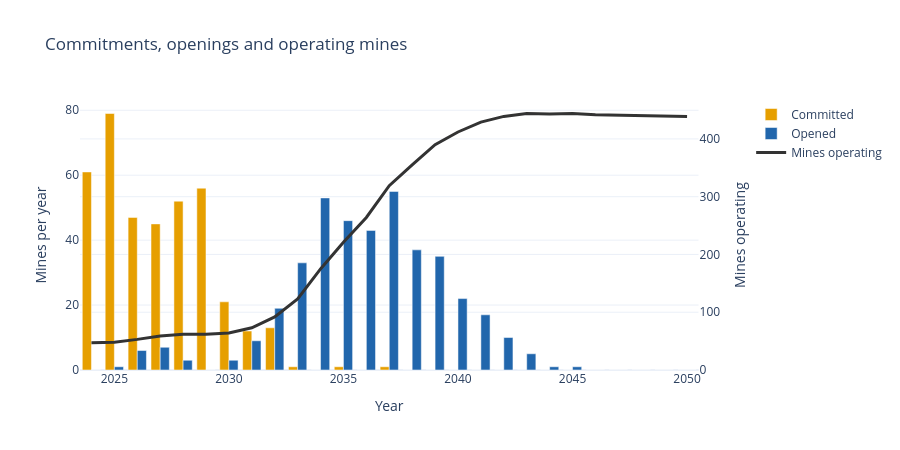

The code cell stored with this chart in its notebook:
### Markdown cell above
## 1. New mines

Projects committed each year (they pass the price test *and* the yearly commitment chance), mines opening each year, and the number of mines producing.

### Code cell
fig = make_subplots(specs=[[{"secondary_y": True}]])
fig.add_trace(go.Bar(x=results["year"], y=results["new_commitments"], name="Committed", marker_color="#e69f00"))
fig.add_trace(go.Bar(x=results["year"], y=results["mines_opened"], name="Opened", marker_color="#2166ac"))
fig.add_trace(go.Scatter(x=results["year"], y=results["mines_operating"], name="Mines operating",
                         mode="lines", line={"color": "#333333", "width": 3}), secondary_y=True)
fig.update_yaxes(title_text="Mines per year", secondary_y=False, rangemode="tozero")
fig.update_yaxes(title_text="Mines operating", secondary_y=True, rangemode="tozero")
fig.update_xaxes(title_text="Year", dtick=5)
fig.update_layout(title="Commitments, openings and operating mines", template="plotly_white", barmode="group",
                  hovermode="x unified", height=450)
fig.show()

### Figure 1 — Plotly figure (JSON) as saved in the notebook; plotly's stock layout.template omitted (floating-point values rounded to 4 significant figures)
{"data": [{"marker": {"color": "#e69f00"}, "name": "Committed", "type": "bar", "x": [2024, 2025, 2026, 2027, 2028, 2029, 2030, 2031, 2032, 2033, 2034, 2035, 2036, 2037, 2038, 2039, 2040, 2041, 2042, 2043, 2044, 2045, 2046, 2047, 2048, 2049, 2050], "y": [61, 79, 47, 45, 52, 56, 21, 12, 13, 1, 0, 1, 0, 1, 0, 0, 0, 0, 0, 0, 0, 0, 0, 0, 0, 0, 0]}, {"marker": {"color": "#2166ac"}, "name": "Opened", "type": "bar", "x": [2024, 2025, 2026, 2027, 2028, 2029, 2030, 2031, 2032, 2033, 2034, 2035, 2036, 2037, 2038, 2039, 2040, 2041, 2042, 2043, 2044, 2045, 2046, 2047, 2048, 2049, 2050], "y": [0, 1, 6, 7, 3, 0, 3, 9, 19, 33, 53, 46, 43, 55, 37, 35, 22, 17, 10, 5, 1, 1, 0, 0, 0, 0, 0]}, {"line": {"color": "#333333", "width": 3}, "mode": "lines", "name": "Mines operating", "type": "scatter", "x": [2024, 2025, 2026, 2027, 2028, 2029, 2030, 2031, 2032, 2033, 2034, 2035, 2036, 2037, 2038, 2039, 2040, 2041, 2042, 2043, 2044, 2045, 2046, 2047, 2048, 2049, 2050], "xaxis": "x", "y": [47, 48, 53, 59, 62, 62, 64, 73, 92, 123, 175, 221, 264, 319, 355, 390, 412, 429, 439, 444, 443, 444, 442, 441, 440, 440, 439], "yaxis": "y2"}], "layout": {"barmode": "group", "height": 450, "hovermode": "x unified", "title": {"text": "Commitments, openings and operating mines"}, "xaxis": {"anchor": "y", "domain": [0, 0.94], "dtick": 5, "title": {"text": "Year"}}, "yaxis": {"anchor": "x", "domain": [0, 1], "rangemode": "tozero", "title": {"text": "Mines per year"}}, "yaxis2": {"anchor": "x", "overlaying": "y", "rangemode": "tozero", "side": "right", "title": {"text": "Mines operating"}}}}
